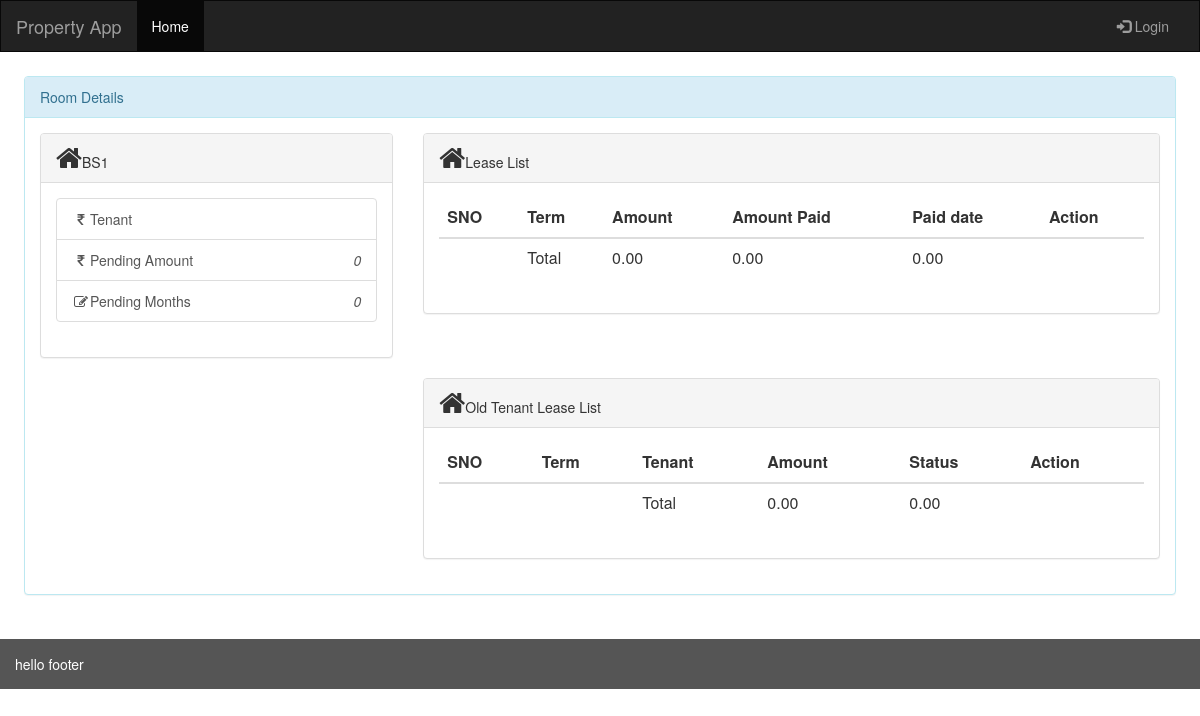
Page /rent/room_details/6 on the earlier database version.
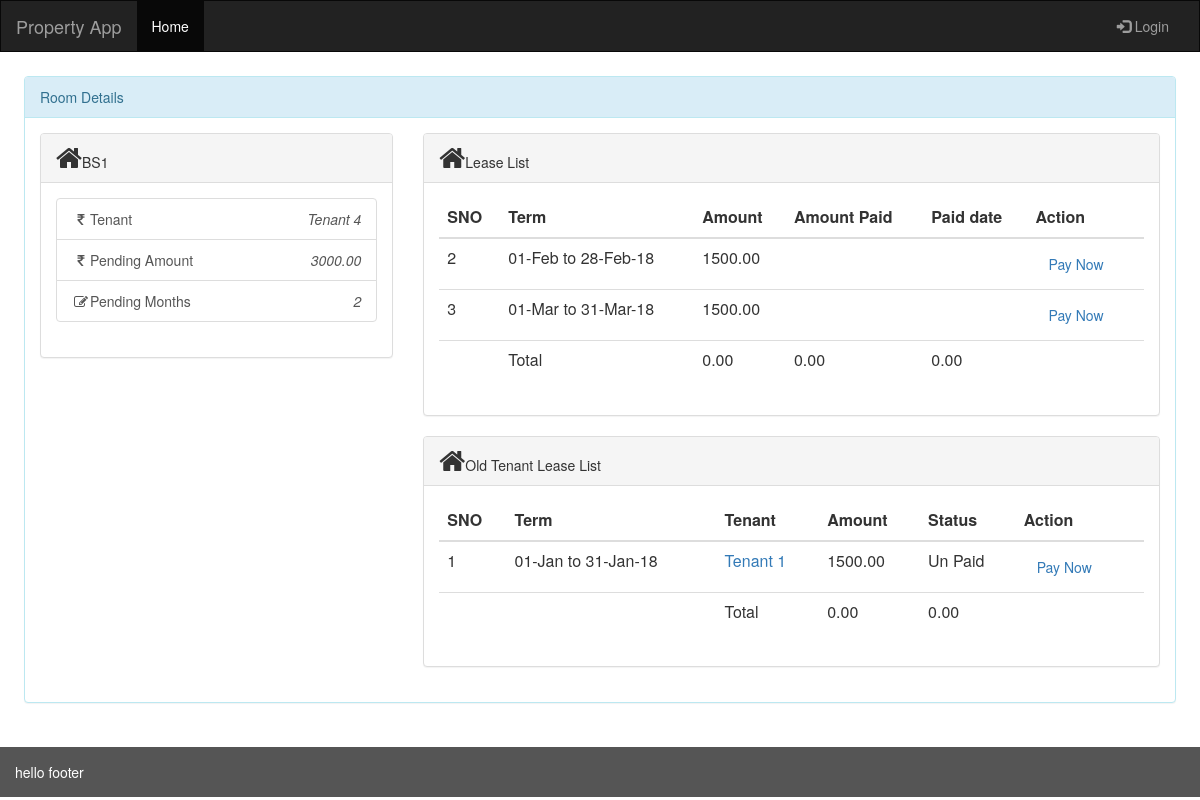
Same page on the later database version.
### rent/models.py (models this page shows, shortened)
class Room(models.Model):
    room_id = models.AutoField(primary_key=True)
    room_property = models.ForeignKey(Property, on_delete=models.CASCADE)
    room_meter = models.ForeignKey(Electricitymeter, on_delete=models.CASCADE, null=True, blank=True)
    room_name = models.CharField(max_length=50)
    room_rent = models.DecimalField(max_digits=8,decimal_places=2)
    room_description = models.CharField(max_length=250)
    timestamp = models.DateTimeField(auto_now=True)

class Leasedetails(models.Model):
    lease_id = models.AutoField(primary_key=True)
    lease_start_date = models.DateField()
    lease_end_date = models.DateField()
    lease_amount = models.DecimalField(max_digits=8,decimal_places=2)
    lease_tenant = models.ForeignKey(Tenant, on_delete=models.CASCADE)
    lease_room = models.ForeignKey(Room, on_delete=models.CASCADE)
    lease_transaction = models.ForeignKey(Transaction, on_delete=models.CASCADE, null=True, blank=True)
    timestamp = models.DateTimeField(auto_now=True)

class Tenant(models.Model):
    tenant_id =  models.AutoField(primary_key=True)
    tenant_name =  models.CharField(max_length=250)
    tenant_company =  models.CharField(max_length=250)
    tenant_description = models.CharField(max_length=500)
    tenant_joindate = models.DateField()
    tenant_contact = models.IntegerField(unique=True)
    tenant_secondry = models.IntegerField(unique=True)
    timestamp = models.DateTimeField(auto_now=True)

### rent/views.py (the view)
# urls.py: path('room_details/<int:room_id>', views.room_details, name='room_details'),
def room_details(request, room_id):
    room = Room.objects.get(room_id=room_id)
    lease_details = Leasedetails.objects.filter(lease_room=room_id)
    if not lease_details:
        lease_details = []
    return render(request,'rent/room_details.html',{'room_details':room,'lease_details':lease_details})

### rent/templatetags/rent_extras.py (called while the page is built)
@register.filter
def get_lease_by_room(lease_details,room):
    for item in lease_details:
        if item.lease_room.room_id == room and current_month_record(item):
            return item

@register.filter
def getPendingAmountForRoom(lease_details,room_id):
    total_rent = 0
    for item in lease_details:
        if item.lease_room.room_id == room_id and not current_month_record(item):
            total_rent += item.lease_amount
    paid_amount = 0
    transaction = Transaction.objects.filter(transaction_room=room_id)
    for item in transaction:
        if item.transaction_reason == "Rent":
            paid_amount += item.transaction_amount
    balance = total_rent - paid_amount
    return balance

def current_month_record(item):
    today = datetime.date.today()
    compare = item.lease_start_date <= today and today <= item.lease_end_date
    if compare:
        return True
    else:
        return False

### rent/templates/rent/room_details.html (shortened to what the changed rows need)
{% extends 'base.html' %}
{% load rent_extras %}
{% block content %}
{% with filtervalue=lease_details|get_lease_by_room:room_details.room_id %}
<div class="panel panel-info">
    <div class="panel-body">
        <div class="row">
            <div class="col-lg-4">
                <div class="panel panel-default">
                    <div class="panel-heading"><i class="fa fa-home fa-2x"></i>{{room_details.room_name}}</div>
                    <div class="panel-body">
                        <div class="list-group">
                            {% if filtervalue.lease_tenant.tenant_id %}
                                <a href="{% url 'tenant_details' filtervalue.lease_tenant.tenant_id %}" class="list-group-item">
                            {% else %}
                                <a href="#" class="list-group-item">
                            {% endif %}
                                    <span class="pull-right"><em>{{filtervalue.lease_tenant.tenant_name|title}}</em></span>
                            </a>
                            <a href="#" class="list-group-item">
                                <span class="pull-right"><em>{{lease_details|getPendingAmountForRoom:room_details.room_id}}</em></span>
                            </a>
                            <a href="#" class="list-group-item">
                                <span class="pull-right"><em>{{lease_details|getPendingMonthCountForRoom:room_details.room_id}}</em></span>
                            </a>
                        </div>
                    </div>
                </div>
            </div>
            <div class="col-lg-8">
                <div class="panel panel-default">
                    <div class="panel-body">
                       <table class="table">
                            <thead>
                                <tr>
                                    <th>SNO</th>
                                    <th>Term</th>
                                    <th>Amount</th>
                                    <th>Amount Paid</th>
                                    <th>Paid date</th>
                                    <th>Action</th>
                                </tr>
                            </thead>
                            <tbody>
                                {% for item in lease_details|dictsort:"lease_start_date" %}
                                {% if filtervalue.lease_tenant == item.lease_tenant %}
                                <tr>
                                    <td>{{forloop.counter}}</td>
                                    <td>{{item.lease_start_date|date:"d-M"}} to {{item.lease_end_date|date:"d-M-y"}}</td>
                                    <td>{{item.lease_amount}}</td>
                                    <td>{{item.lease_transaction.transaction_amount}}</td>
                                    <td>{{item.lease_transaction.transaction_date}}</td>
                                    <td><a class="btn" href="{% url 'transactions_create' item.lease_id %}">Pay Now</a></td>
                                </tr>
                                {% endif %}
                                {% endfor %}
                            </tbody>
                        </table>
                    </div>
                </div>
            </div>
            </div>
            <div class="row">
            <div class="col-lg-8">
                <div class="panel panel-default">
                    <div class="panel-body">
                        <div class="list-group">
                                <table class="table">
                                    <thead>
                                        <tr>
                                            <th>SNO</th>
                                            <th>Term</th>
                                            <th>Tenant</th>
                                            <th>Amount</th>
                                            <th>Status</th>
                                            <th>Action</th>
                                        </tr>
                                    </thead>
                                    <tbody>
                                        {% for item in lease_details %}
                                        {% if filtervalue.lease_tenant != item.lease_tenant and not item.lease_transaction %}
                                        <tr>
                                            <td>{{forloop.counter}}</td>
                                            <td>{{item.lease_start_date|date:"d-M"}} to {{item.lease_end_date|date:"d-M-y"}}</td>
                                            <td><a href="{% url 'tenant_details' item.lease_tenant.tenant_id %}">{{item.lease_tenant.tenant_name}}</a></td>
                                            <td>{{item.lease_amount}}</td>
                                            <td>{{item.lease_transaction.transaction_amount|yesno:"Paid,Un Paid,maybe"}}</td>
                                            <td><a class="btn" href="{% url 'transactions_create' item.lease_id %}">Pay Now</a></td>
                                        </tr>
                                        {% endif %}
                                        {% endfor %}
                                    </tbody>
                                </table>
                        </div>
                    </div>
                </div>
            </div>
        </div>
    </div>
</div>
{% endwith %}
{% endblock %}

Differences in the rows shown:
computed for Room "BS1": room_id.lease_end_date "0" → "3000.00"; room_id.lease_end_date "0" → "2"
added Leasedetails: lease_tenant.tenant_name "Tenant 4", lease_start_date "01-Mar", lease_end_date "31-Mar-18", lease_amount "1500.00"
added Leasedetails: lease_start_date "01-Feb", lease_end_date "28-Feb-18", lease_amount "1500.00"
added Leasedetails: lease_start_date "01-Jan", lease_end_date "31-Jan-18", lease_tenant.tenant_name "Tenant 1", lease_amount "1500.00", lease_transaction.transaction_amount "Un Paid"
